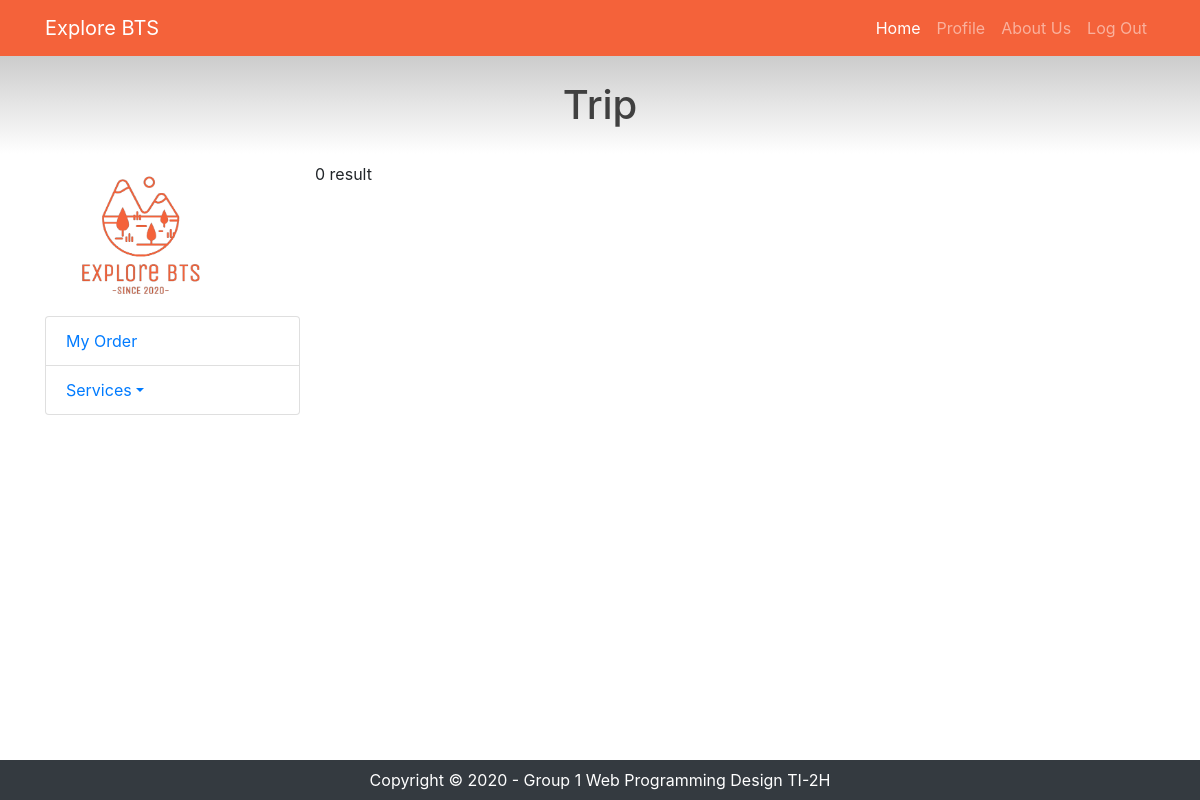
/listJeep.php, run on an earlier commit of the app's database.
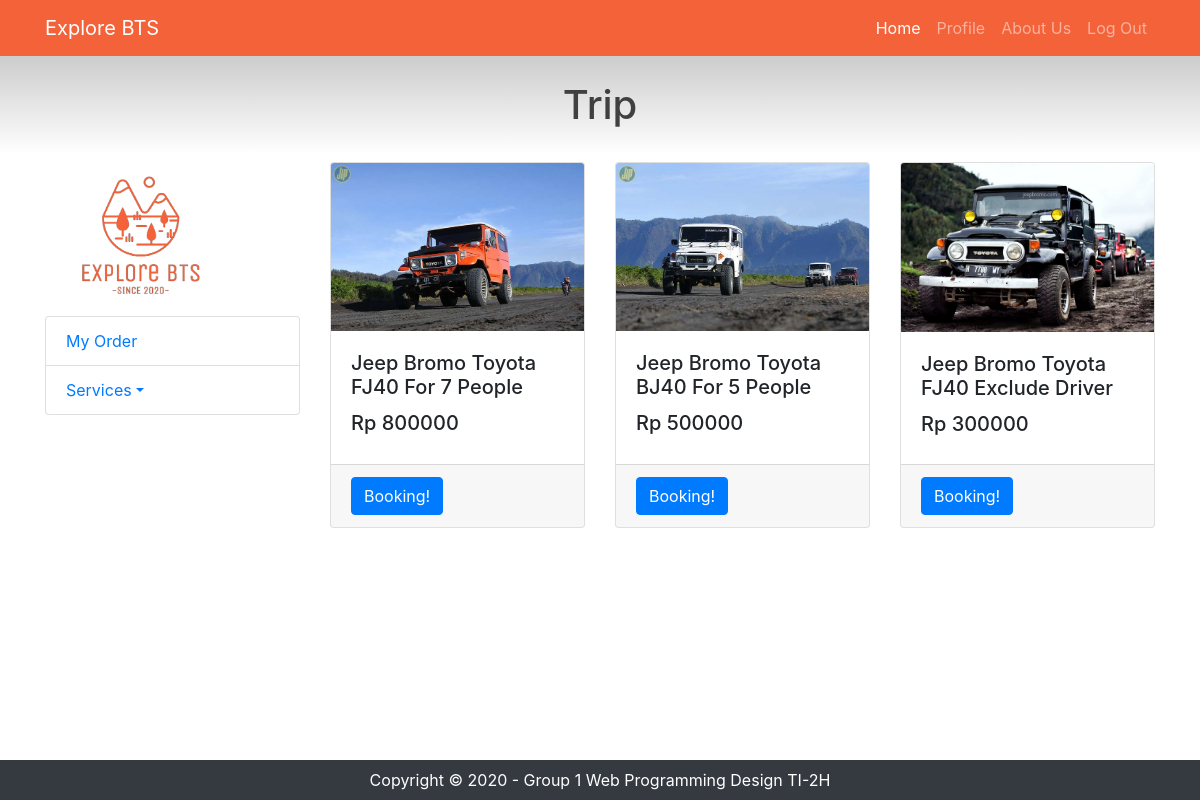
And on a later commit of the database.
### tables this page shows
CREATE TABLE `products` (
  `product_id` int(11) NOT NULL,
  `product_name` varchar(100) NOT NULL,
  `product_pict` varchar(255) NOT NULL,
  `category_code` char(4) NOT NULL,
  `unit_price` int(11) NOT NULL,
  `product_stock` int(11) NOT NULL,
  `vendor_id` int(11) NOT NULL,
  `product_desc` varchar(255) NOT NULL
);

### listJeep.php (the view, shortened to what this page needs)
<!DOCTYPE html>
<html lang="en">
<head>
  <link href="vendor/bootstrap/css/bootstrap.min.css" rel="stylesheet">
  <link href="vendor/bootstrap/css/bootstrap.min.css" rel="stylesheet">
  <link href="css/shop-homepage.css" rel="stylesheet">
</head>
<body>
  <?php
  include 'components/navbarUser.php';
  ?>
  <h1>Trip</h1>
  <div class="container">
    <div class="row">
      <div class="col-lg-3">
        <img src="assets/logo-bts.png" width="75%">
        <div class="list-group">
          <a href="myOrder.php" class="list-group-item">My Order</a>
          <div class="list-group-item">
            <a class="dropdown-toggle" href="" data-toggle="dropdown">Services<span class="caret"></span></a>
          </div>
        </div>
      </div>
      <div class="col-lg-9">
        <div class="row">
          <?php
                include "connection.php";
                $query = "SELECT * FROM products WHERE category_code LIKE '%JEEP%'";
                $result = mysqli_query($connect, $query);
                if(mysqli_num_rows($result) > 0){
                while($row = mysqli_fetch_assoc($result)){
            ?>
            <div class="col-lg-4 col-md-6 mb-4">
                <div class="card h-100">
                  <img class="card-img-top" src="uploads/product_pict/<?php echo $row['product_pict'];?>" alt="">
                      <div class="card-body">
                          <h5 class="card-title"><?php echo $row['product_name'];?></h5>
                          <h5>Rp <?php echo $row['unit_price'];?></h5>
                      </div>
                      <div class="card-footer">
                          <a href="booking.php?product_id=<?php echo $row['product_id'];?>"><button type="button" class="btn btn-primary">Booking!</button></a>
                      </div>
                </div>
            </div>
          <?php
                    }
                } else{
                    echo "0 result";
                }
            ?>
        </div>
      </div>
    </div>
  </div>
    <?php
        include 'components/footer.php';
    ?>
</body>
</html>

What changed in the data, as far as the page shows it:
now on this page (row edited): products: product_pict (picture), product_name "Jeep Bromo Toyota FJ40 For 7 People", unit_price "800000"
now on this page (row edited): products: product_pict (picture), product_name "Jeep Bromo Toyota BJ40 For 5 People", unit_price "500000"
now on this page (row edited): products: product_pict (picture), product_name "Jeep Bromo Toyota FJ40 Exclude Driver", unit_price "300000"
Also different on the page:
text no longer shown: "0 result"
